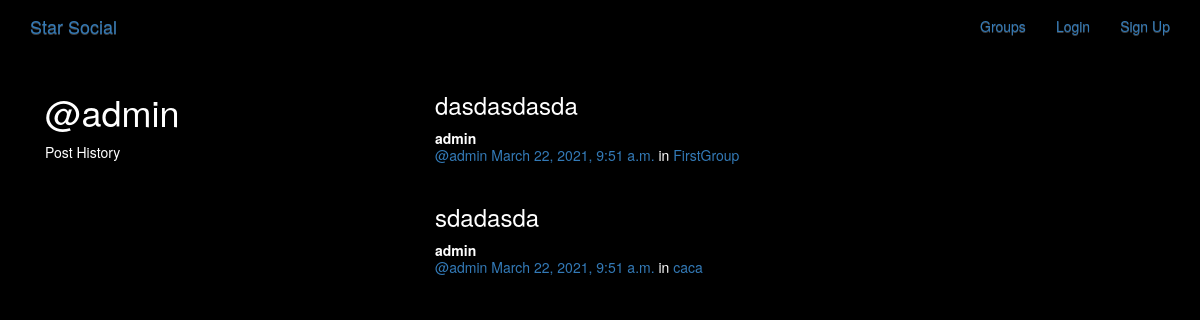
Page /posts/by/admin/ on the committed database.
### posts/models.py (models this page shows, shortened)
class Post(models.Model):
    user = models.ForeignKey(User, related_name="posts", on_delete=models.CASCADE)
    created_at = models.DateTimeField(auto_now=True)
    message = models.TextField()
    message_html = models.TextField(editable=False)
    group = models.ForeignKey(Group, related_name='posts', null=True, blank=True, on_delete=models.CASCADE)
    class Meta:
        ordering = ['-created_at']
        unique_together = ['user', 'message']

### groups/models.py (models this page shows, shortened)
class Group(models.Model):
    name = models.CharField(max_length=256, unique=True)
    slug = models.SlugField(allow_unicode=True, unique=True)
    description = models.TextField(blank=False, default='')
    description_html = models.TextField(editable=False,default='', blank=True)
    members = models.ManyToManyField(User, through='GroupMember')
    class Meta:
        ordering = ['name']

### posts/views.py (the view)
# urls.py: path('by/<username>/', views.UserPosts.as_view(), name='for_user'),
class UserPosts(generic.ListView):
    model = models.Post
    template_name = 'posts/user_post_list.html'
    def get_queryset(self):
        try:
            self.post_user = User.objects.prefetch_related('posts').get(username__iexact=self.kwargs.get('username'))
        except User.DoesNotExist:
            raise Http404
        else:
            return self.post_user.posts.all()
    def get_context_data(self, **kwargs):
        context = super().get_context_data(**kwargs)
        context ['post_user'] = self.post_user
        return context

### posts/templates/posts/user_post_list.html
{% extends "posts/post_base.html" %}
{% block prepost %}
<div class="col-md-4">
	<h1>@{{ post_user.username }}</h1>
	<p>Post History</p>
</div>
{% endblock %}
{% block post_content %}
<div class="col-md-8">
	{% for post in post_list %}
		{% include "posts/_post.html" %}
	{% endfor %}
</div>
{% endblock %}

### posts/templates/posts/_post.html (shortened to what this page needs)
<div class="post media">
	<h3>{{ post.message_html|safe }}</h3>
	<div class="media-body">
		<strong>{{ post.user.username }}</strong>
		<h5 class="media-heading">
			<span class="username"><a href="{% url 'posts:for_user' username=post.user.username %}">@{{ post.user.username }}</a></span>
			<time class="time"><a href="{% url 'posts:single' username=post.user.username pk=post.pk %}">{{ post.created_at }}</a></time>
			{% if post.group %}
			<span class="group-name">in <a href="#">{{ post.group.name }}</a></span>
			{% endif %}
		</h5>
	</div>
</div>

### static/simplesocial/css/master.css (style rules this page uses)
body { margin: 0; overflow: hidden; background-color: black; color:white; }

### rows in the picture
Post: message_html "dasdasdasda", user.username "admin", created_at "March 22, 2021, 9:51 a.m.", group.name "FirstGroup"
Post: message_html "sdadasda", user.username "admin", created_at "March 22, 2021, 9:51 a.m.", group.name "caca"

### other values in the picture
{{ post_user.username }} "admin"
